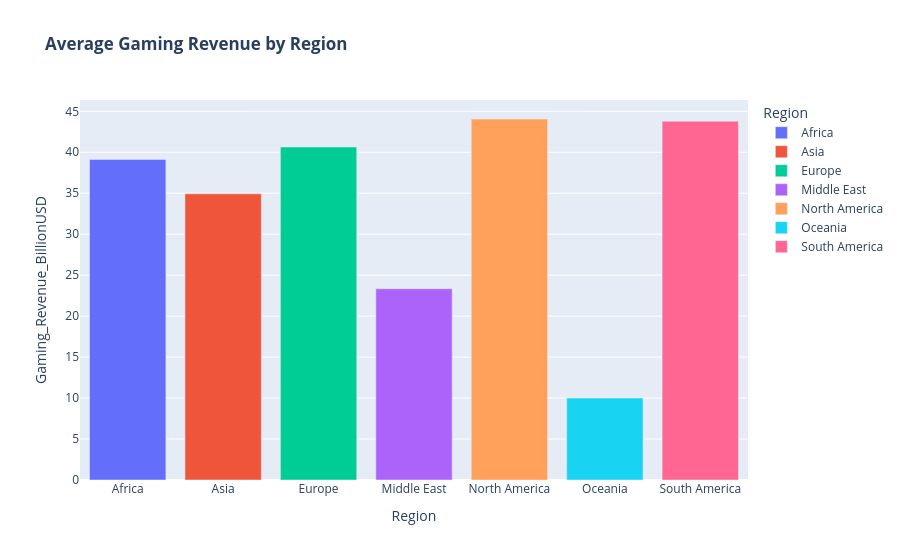

Notebook source saved alongside this figure:
### Markdown cell above
### Bar Graph

### Code cell
avg = df.groupby("Region")["Gaming_Revenue_BillionUSD"].mean().reset_index()

px.bar(avg,
       x="Region",
       y="Gaming_Revenue_BillionUSD",
       color="Region",
       title="<b>Average Gaming Revenue by Region</b>").show()

### Figure 1 — Plotly figure (JSON) as saved in the notebook; plotly's stock layout.template omitted (floating-point values rounded to 4 significant figures)
{"data": [{"hovertemplate": "Region=%{x}<br>Gaming_Revenue_BillionUSD=%{y}<extra></extra>", "legendgroup": "Africa", "marker": {"color": "#636efa", "pattern": {"shape": ""}}, "name": "Africa", "orientation": "v", "showlegend": true, "textposition": "auto", "type": "bar", "x": ["Africa"], "xaxis": "x", "y": [39.13], "yaxis": "y"}, {"hovertemplate": "Region=%{x}<br>Gaming_Revenue_BillionUSD=%{y}<extra></extra>", "legendgroup": "Asia", "marker": {"color": "#EF553B", "pattern": {"shape": ""}}, "name": "Asia", "orientation": "v", "showlegend": true, "textposition": "auto", "type": "bar", "x": ["Asia"], "xaxis": "x", "y": [34.92], "yaxis": "y"}, {"hovertemplate": "Region=%{x}<br>Gaming_Revenue_BillionUSD=%{y}<extra></extra>", "legendgroup": "Europe", "marker": {"color": "#00cc96", "pattern": {"shape": ""}}, "name": "Europe", "orientation": "v", "showlegend": true, "textposition": "auto", "type": "bar", "x": ["Europe"], "xaxis": "x", "y": [40.64], "yaxis": "y"}, {"hovertemplate": "Region=%{x}<br>Gaming_Revenue_BillionUSD=%{y}<extra></extra>", "legendgroup": "Middle East", "marker": {"color": "#ab63fa", "pattern": {"shape": ""}}, "name": "Middle East", "orientation": "v", "showlegend": true, "textposition": "auto", "type": "bar", "x": ["Middle East"], "xaxis": "x", "y": [23.34], "yaxis": "y"}, {"hovertemplate": "Region=%{x}<br>Gaming_Revenue_BillionUSD=%{y}<extra></extra>", "legendgroup": "North America", "marker": {"color": "#FFA15A", "pattern": {"shape": ""}}, "name": "North America", "orientation": "v", "showlegend": true, "textposition": "auto", "type": "bar", "x": ["North America"], "xaxis": "x", "y": [44.06], "yaxis": "y"}, {"hovertemplate": "Region=%{x}<br>Gaming_Revenue_BillionUSD=%{y}<extra></extra>", "legendgroup": "Oceania", "marker": {"color": "#19d3f3", "pattern": {"shape": ""}}, "name": "Oceania", "orientation": "v", "showlegend": true, "textposition": "auto", "type": "bar", "x": ["Oceania"], "xaxis": "x", "y": [10.0], "yaxis": "y"}, {"hovertemplate": "Region=%{x}<br>Gaming_Revenue_BillionUSD=%{y}<extra></extra>", "legendgroup": "South America", "marker": {"color": "#FF6692", "pattern": {"shape": ""}}, "name": "South America", "orientation": "v", "showlegend": true, "textposition": "auto", "type": "bar", "x": ["South America"], "xaxis": "x", "y": [43.79], "yaxis": "y"}], "layout": {"barmode": "relative", "legend": {"title": {"text": "Region"}, "tracegroupgap": 0}, "title": {"text": "<b>Average Gaming Revenue by Region</b>"}, "xaxis": {"anchor": "y", "categoryarray": ["Africa", "Asia", "Europe", "Middle East", "North America", "Oceania", "South America"], "categoryorder": "array", "domain": [0, 1], "title": {"text": "Region"}}, "yaxis": {"anchor": "x", "domain": [0, 1], "title": {"text": "Gaming_Revenue_BillionUSD"}}}}
